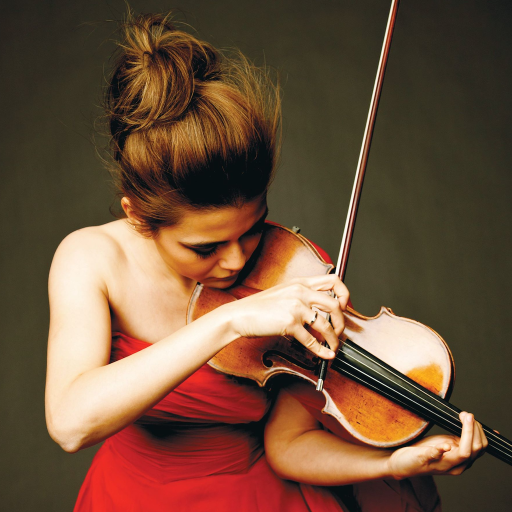
%> input picture colour_test.png, 1024 x 1024 px (shown at 1/2 size)
$ octave gauss_ray.m   (GNU Octave 9; MATLAB toolbox functions it lacks are replaced by stand-ins)
%> lines starting %> are read from the running program, lines starting %| are printed output that depends on the picture
### gauss_samples.m
% gauss_test.m
%% gauss_samples: Samples n pixels (per control point) in an image of size im_width
				% about control points [Cx,Cy]
function [r_samples] = gauss_samples(Cx,Cy,im_width,tightness,pad,num_samples)
% num_samples = 10;
% tightness = im_width/4;

points = [Cx Cy];


sigma = tightness * eye(2);

r_samples = [];

for i = 1:length(points)
	mu = [points(i,1) points(i,2)];
	% mu = points(i);
	r_samples = [r_samples; floor(mvnrnd(mu,sigma,num_samples))];
end

### bpatch.m
% bpatch.m
%% bpatch: Gives a Bezier patch with triangulation
function [Q,tri,x,y,z] = bpatch(Cx,Cy,Cz,n)
	N = [
		 -1  3 -3  1;
		  3 -6  3  0;
		 -3  3  0  0;
		  1  0  0  0
		 ];
	U = @(u) [u.^3 u.^2 u u.^0];
	W = @(w) [w.^3 w.^2 w w.^0]';

	f_bezier_patch = @(u,w) [U(u)*N*Cx*N*W(w) U(u)*N*Cy*N*W(w) U(u)*N*Cz*N*W(w)];

	r = linspace(0,1,n);
	s = r;

	B = f_bezier_patch(r',s');
	Q = reshape(B,length(r),length(s),3);

	% Convert tensor into list of 3D points
	Qxyz = reshape(Q,length(r)^2,3);
	x = Qxyz(:,1);
	y = Qxyz(:,2);
	z = Qxyz(:,3);

	% triangulate
	tri = [];
	n2 = length(r)^2;
	for i = 1:(n2-(n+1))
		if mod(i,n) ~= 0
			tri = [tri; i i+1 i+n];
			tri = [tri; i+1 i+n+1 i+n];
		end
	end

### rot_Ax_T.m
% rot_Ax_T.m
%% rot_Ax_T: Given Axis and Theta, rotates a matrix of points Nx3
function [P_] = rot_Ax_T(P,Ax,theta)
	theta = deg2rad(theta);
	if Ax == 'x'
		rot = [1 0 0;
		0 cos(theta) -sin(theta);
		0 sin(theta) cos(theta)];
	elseif Ax == 'y'
		rot = [cos(theta) 0 sin(theta);
			   0 1 0;
			   -sin(theta) 0 cos(theta)];
	elseif Ax == 'z'
		rot = [cos(theta) -sin(theta) 0;
				sin(theta) cos(theta) 0;
				0 0 1];
	else
		rot = eye(3);
	end

	P_ = P*rot;

### trans_mat2.m
% trans_mat2.m
%% trans_mat2: Translates all points in P (Nx3)
%% possibly faster with the use of bsxfun
function [P_] = trans_mat2(P,x,y,z)
	P_ = bsxfun(@plus,P,[x y z]);

### gauss_ray.m
% gauss_ray.m
close all; clear all;

win_size = 550;
num_samples = 25;


test_orig = imread('colour_test.png');
%> test_orig is the input picture: size 1024x1024x3 uint8; mean R, G, B 109.7, 79.8, 58.8
% Grab the width dimension of the image that was loaded
w_orig = size(test_orig,1);
%> w_orig = 1024
% Allowance for control points to 'exceed' axes bounds (doesn't work)
% need to see how to tune imshow
padding = 100;

test_pad = padarray(test_orig,[padding padding],'both');
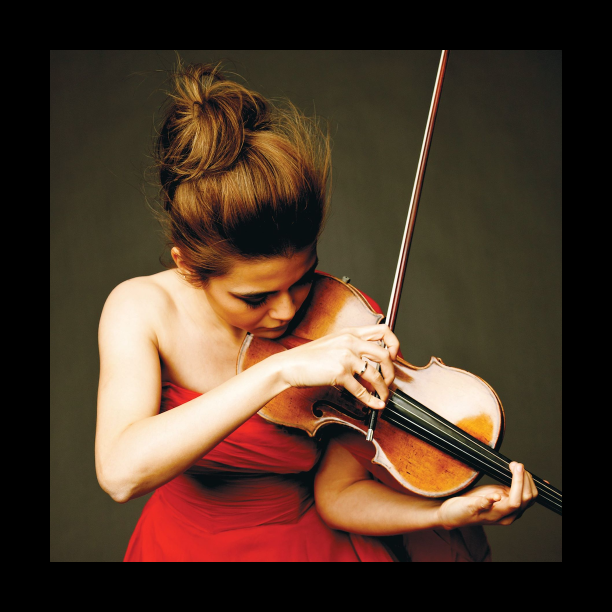
%> test_pad: size 1224x1224x3 uint8 (shown at 1/2 size); mean R, G, B 76.8, 55.9, 41.1
w_pad = size(test_pad,1);
%> w_pad = 1224


% Generate uniform control point grid
cp_grid = floor(linspace(padding,w_orig+padding,4));
%> cp_grid = [100 441 782 1124]

[Cx, Cy] = meshgrid(cp_grid);

Cx = reshape(Cx,16,1);
Cy = reshape(Cy,16,1);

% Draw samples
r_samples = gauss_samples(Cx,Cy,w_pad,w_orig/2,padding,num_samples);
% r_samples = gauss_samples(Cx([5 6 7]),Cy([5 6 7]),w_pad,w_orig/2,padding,num_samples);
total_rays = length(r_samples);
%> total_rays = 400

% Plot gaussian sample points
h = figure(1);
plot(Cx,Cy,'go')
axis square
xlim([0 w_pad]);
ylim([0 w_pad]);
hold on;

plot(r_samples(:,2),r_samples(:,1),'r+');
set(gca, 'YDir', 'reverse');
set(h, 'Position', [0 0 win_size win_size]);


% Make blank image
gauss_im = uint8(zeros(w_pad,w_pad,3));

% Pixel blobbing
blob_bool = 1;
rad = 3;

for i = 1:size(r_samples,1)
	u = r_samples(i,1);
	v = r_samples(i,2);

	% matlab 1-indexing conversion
	if u == 0
		u = 1;
	end
	if v == 0
		v = 1;
	end

	if blob_bool == 1 && u>rad+1 && v>rad+1 && u<w_pad-1 && v<w_pad-1
		gauss_im([u-rad:u+rad],[v-rad:v+rad],:) = test_pad([u-rad:u+rad],[v-rad:v+rad],:);
	else
		gauss_im(u,v,:) = test_pad(u,v,:);
	end

end
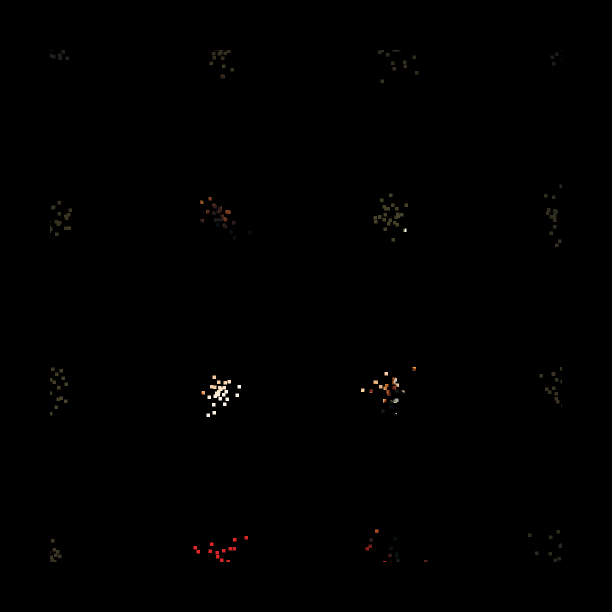
%> gauss_im: size 1224x1224x3 uint8 (shown at 1/2 size); mean R, G, B 0.7, 0.5, 0.4

h = figure(4);
imshow(gauss_im);
set(h, 'Position', [win_size 0 win_size win_size]);


% Set up world
w_proj = 3;			% projection plane width
tric = 15;			% tri-mesh density
dis = -6;			% distance of screen from projector source point

plot_bool = 1;		% 0 for no ray plotting; 1 for ray plotting

% control points in grid form
X = [-15 -15 -15 -15;
	  -5  -5  -5  -5;
	   5   5   5   5;
	  15  15  15  15];

Y = [0 5 5 0;
	 5 5 5 5;
	 5 5 5 5;
	 0 5 5 0];

Z = [ 15  5  -5 -15;
	  15  5  -5 -15;
	  15  5  -5 -15;
	  15  5  -5 -15 ];

% Evaluate and triangulate a patch
[Q,tri,x,y,z] = bpatch(X,Y,Z,tric);

h = figure(2);
set(h, 'Position', [1200 500 750 750]);
xlabel('x'); ylabel('y'); zlabel('z');
shading interp
grid;
axis vis3d
hold on;

% view(-32,-26)	% rear quarter
view(-35,15)
% view(90,0)		% side view
% view(0,0)		% through projector
% view(-70,40)


proj_plane = [ w_proj/2  0  w_proj/2;
			   w_proj/2  0 -w_proj/2;
			  -w_proj/2  0  w_proj/2;
			  -w_proj/2  0 -w_proj/2;
			   0 dis 0 ];	% Origin here so that the transformation is 'wholesale'

proj_tri = [1 2 4;
			1 3 4];

% projector movements/transformations
proj_plane = rot_Ax_T(proj_plane,'x',-50);
proj_plane = trans_mat2(proj_plane,0,-9,-17);

o = proj_plane(5,:);

UL = proj_plane(3,:);
UR = proj_plane(1,:);
LR = proj_plane(2,:);
LL = proj_plane(4,:);

trimesh(proj_tri,proj_plane(:,1),proj_plane(:,2),proj_plane(:,3))
plot3(o(1),o(2),o(3),'go');
trimesh(tri,x,y,z);
text(o(1),o(2),o(3),'projector ray origin');


% Generate rays from the random samples
ray_plot = zeros(total_rays*2,3);
ray = zeros(total_rays,3);
data = zeros(total_rays,7);

for i = 1:total_rays
	u = r_samples(i,1)/w_pad;
	v = r_samples(i,2)/w_pad;

	rgb = reshape(test_pad(r_samples(i,2),r_samples(i,1),:),1,3);

	data(i,:) = [ double(rgb) u v 0 0 ];

	d = (1-u)*(1-v)*UL ...
		  + u*(1-v)*UR ...
		  + u*v*LR	 ...
		  + (1-u)*v*LL;

	ray_plot(i,:) = o;
    ray_plot(i+1,:) = d;

	d = d - o;
	ray(i,:) = d;
end
%> this loop made 400 passes
%> rgb on passes 1 to 3: [0 0 0], [37 34 29], [0 0 0]
%> after the loop, ray = 400 rows, first 12: [-1.32 2.93 5.37; -1.21 2.93 5.37; -1.28 2.85 5.44; -1.23 2.93 5.37; -1.22 2.81 5.47; -1.23 2.9 5.4; -1.29 2.97 5.34; -1.26 2.81 5.47; -1.25 2.95 5.36; -1.26 2.95 5.36; -1.27 2.92 5.38; -1.22 2.91 5.39]; ray_plot = 800 rows, first 12: [0 -12.86 -21.6; 0 -12.86 -21.6; 0 -12.86 -21.6; 0 -12.86 -21.6; 0 -12.86 -21.6; 0 -12.86 -21.6; 0 -12.86 -21.6; 0 -12.86 -21.6; 0 -12.86 -21.6; 0 -12.86 -21.6; 0 -12.86 -21.6; 0 -12.86 -21.6]

% % ray evaluation
f_param_ray = @(t,r,o) repmat(o,length(t),1) + [r(:,1).*t r(:,2).*t r(:,3).*t];

% Test for intersections
intsc = zeros(length(ray),3);

% parfor i = 1:length(ray)
%> (the run ends here)
